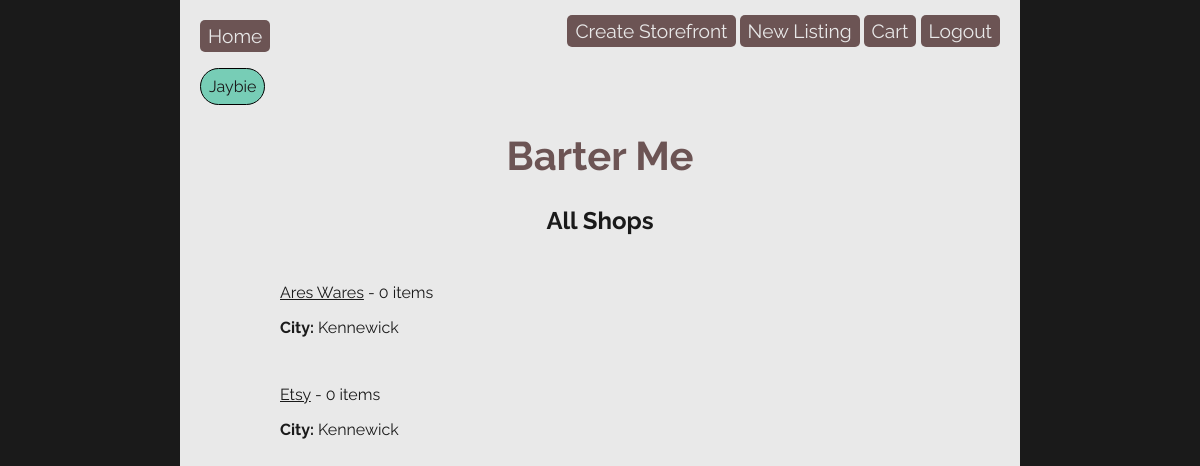
The app's page / (signed in) with its own data.
### barter_app/models.py (models this page shows, shortened)
class User(UserMixin, db.Model):
	id = db.Column(db.Integer, primary_key=True)
	username = db.Column(db.String(80), nullable=False, unique=True)
	password = db.Column(db.String(80), nullable=False)
	cart_list = db.relationship('ListedItem', secondary='user_cart', back_populates='cart_items')

class ShopContainer(db.Model):
	id = db.Column(db.Integer, primary_key=True)
	shop_name = db.Column(db.String(80), nullable=False)
	city = db.Column(db.String(200), nullable=False)
	items = db.relationship('ListedItem', back_populates='shop')
	created_by_id = db.Column(db.Integer, db.ForeignKey('user.id'))
	created_by = db.relationship('User')

### barter_app/main/routes.py (the view)
@main.route('/')
def homepage():
	all_shops = ShopContainer.query.all()
	print(all_shops)
	return render_template('home.html', all_shops=all_shops)

### barter_app/extensions.py (called while the page is built)
@login_manager.user_loader
def load_user(user_id):
	return User.query.get(user_id)

### barter_app/templates/home.html
{% extends 'base.html' %}
{% block content %}
<h1 class="home_h1">Barter Me</h1>
<h2 class="home_h2">All Shops</h2>
{% for shop in all_shops %}
<div class="shop">
	<a href="/shop/{{ shop.id }}">{{ shop.shop_name }}</a> -
	{{ shop.items|length }} items
	<p><strong>City:</strong> {{ shop.city }}</p>
</div>
{% endfor %}
{% endblock %}

### barter_app/templates/base.html (shortened to what this page needs)
<!DOCTYPE html>
<html>
	<head>
		<link rel="stylesheet" href="../static/style.css">
	</head>
	<body>
		<div id="content">
			<nav>
				<a href="/">Home</a>
				<div>
					{% if current_user.is_authenticated %}
						<a href="/create_shop">Create Storefront</a>
						<a href="/new_item">New Listing</a>
						<a href="/cart">Cart</a>
						<a href="/logout">Logout</a>
					{% else %}
						<a href="/signup">Sign Up</a>
						<a href="/login">Login</a>
					{% endif %}
				</div>
			</nav>
			{% if current_user.is_authenticated %}
				<p class="user_profile">{{ current_user.username }}</p>
			{% endif %}
			{% block content %}{% endblock %}
		</div>
	</body>
</html>

### barter_app/static/style.css (style rules this page uses)
body, html { min-height: 100vh; margin: 0 auto; display: flex; flex-direction: column; align-items: center; background-color: #1a1a1a; color: #1a1a1a; font-family: 'Raleway', sans-serif; }
a { color: #1a1a1a; }
#content { width: 70%; max-width: auto; min-width: 800px; min-height: 90vh; background-color: #e9e9e9; padding: 20px; }
.user_profile { border: 1px solid black; background-color: #77cdb6; border-radius: 20px; padding: .5em; max-width: fit-content; }
nav { width: 100%; display: flex; flex-direction: row; justify-content: space-between; }
nav a { color: #e9e9e9; text-decoration: none; border: none; border-radius: 5px; background-color: #6c5454; padding: 5px 8px; font-size: 1.2em; }
.home_h1 { display: flex; justify-content: center; font-size: 40px; font-weight: bolder; color: #6c5454; }
.home_h2 { display: flex; justify-content: center; }
.shop { margin: 3em 5em; }

### records on screen
User: username "Jaybie"
ShopContainer: shop_name "Ares Wares", items|length "0", city "Kennewick"
ShopContainer: shop_name "Etsy", items|length "0", city "Kennewick"
